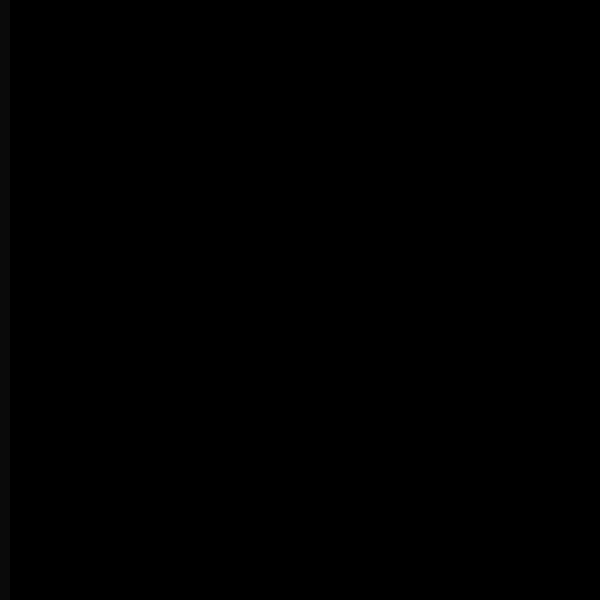
Frame 1 (no input)
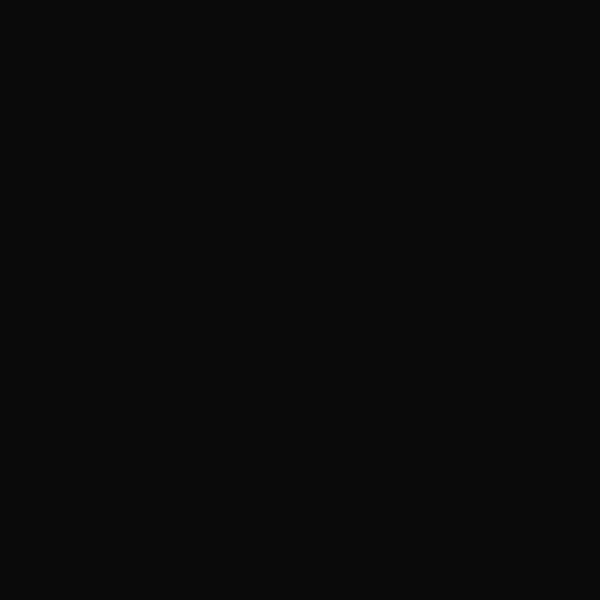
Frame 60 (no input)
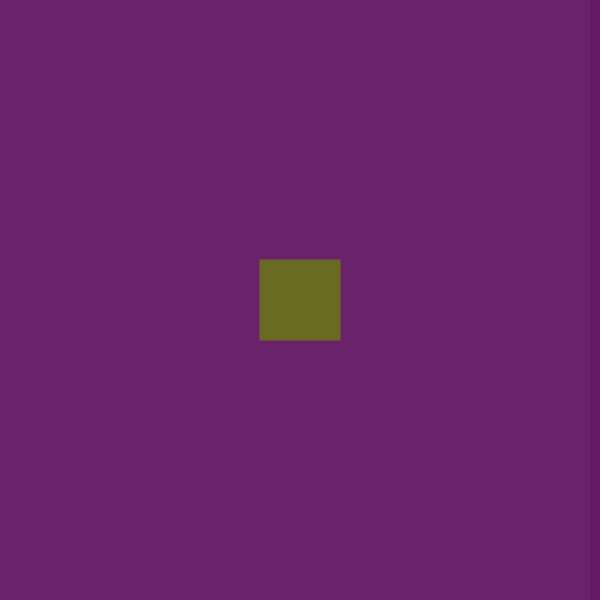
Frame 120 (the mouse pressed at the canvas centre since frame 60)

The p5.js sketch that drew these frames (run headless with seeded random() and noise() and a simulated clock; from frame 60 on, the mouse is pressed at the canvas centre):

// p5.js sketch
// ── sketch.js
/*
Another Array Demo
- using math function to generate values to be stored in array
- using repeating timer to choose values randomly from an array
*/

let arrayVal = []; //array for storing my calculated values

//timer variables
let currentTime = 0; 
let prevTime = 0;
let timer = 1000;

//color variables
let r = 0;
let g = 0;
let b = 0;

//rectangle variables
let w = 0;
let h = 0;

function setup() 
{
	createCanvas(600, 600);
	noStroke();
	
	//using for loop, populate array with the squares of 4 thru 12
	for (let i = 4; i <= 12; i++)
	{
		arrayVal[i - 4] = pow(i, 2); //sub i by 4 so 1st array element is addressed
		
		//print array values to console:
		print("arrayVal[" + (i-4) + "] = " + arrayVal[i-4]);
	}
}

function draw() 
{
	currentTime = millis(); //keep track of elapsed time
	
	if (currentTime - prevTime >= timer) //if 1 sec has passed since last timer triggered
	{
		prevTime = currentTime; //set previous time to the current time when timer triggered
		
		//choose a random element from array
		r = arrayVal[int(random(arrayVal.length))]; 
		g = arrayVal[int(random(arrayVal.length))];
		b = arrayVal[int(random(arrayVal.length))];
		
		//choose a random element from array, but limit choices further
		w = arrayVal[int(random(4, arrayVal.length - 1))];
		h = arrayVal[int(random(1, arrayVal.length - 2))];
	}
	// fill background color with the last random rgb
	background(r, g, b);

	// draw a rectangle with the last random values
	rectMode(CENTER);
	fill(b, r, g); //switching order of RGB, just for fun!
	rect(width/2, height/2, w, h);

	// draw progress wipe across canvas to show the timer
	// use the map() function to map time range to width range
	let progressW = map(currentTime - prevTime, 0, timer, 0, width);
	rectMode(CORNER);
	fill(255, 10);
	rect(0, 0, progressW, height);

}
